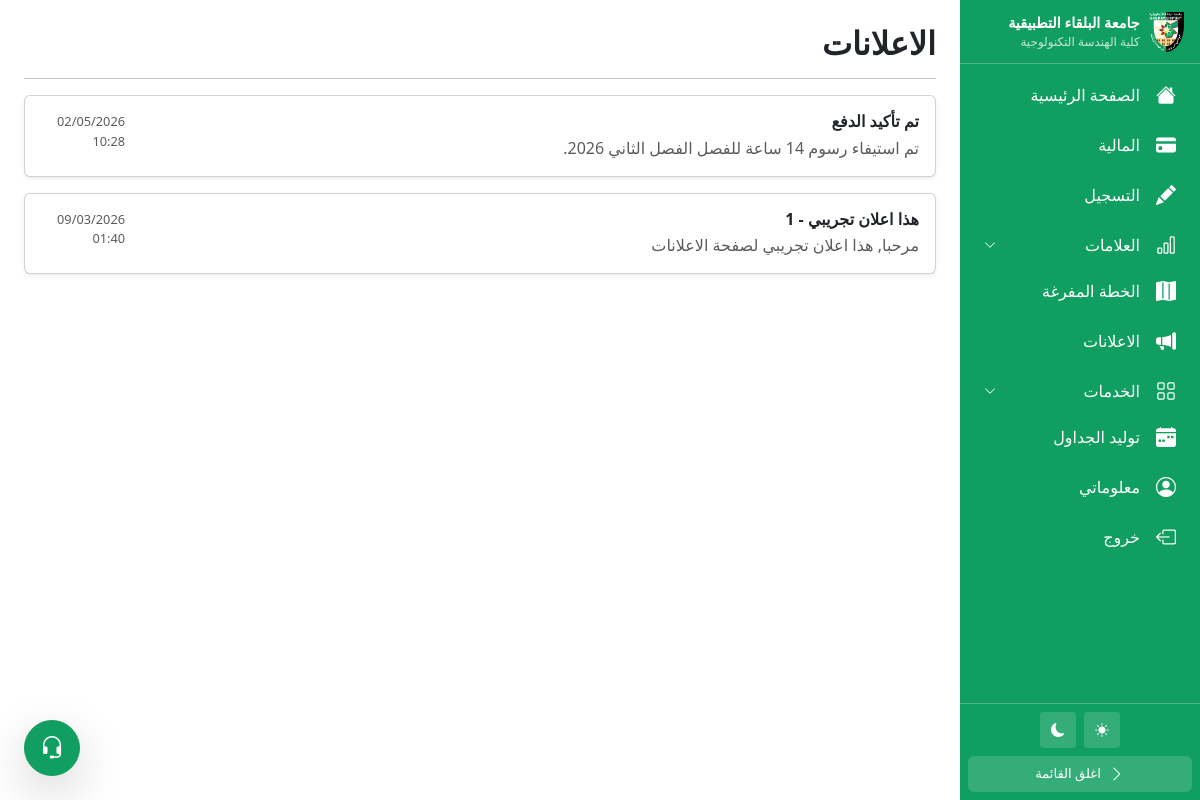
/students/announcements/ (signed in), run on the app's committed database.
### apps/announcements/models.py (models this page shows, shortened)
class Announcement(models.Model):
    TRIGGER_TYPES = [
        ('payment_confirmed', 'تأكيد الدفع'),
        ('grades_released', 'إصدار العلامات'),
        ('registration_opened', 'فتح التسجيل'),
        ('custom', 'رسالة مخصصة'),
    ]
    title = models.CharField(max_length=100)
    body = models.TextField()
    trigger_type = models.CharField(max_length=30, choices=TRIGGER_TYPES)
    created_at = models.DateTimeField(auto_now_add=True)
    created_by = models.ForeignKey(
        'accounts.User',
        on_delete=models.PROTECT,
        related_name='announcements_created',
        null=True, blank=True  # null for system-generated
    )
    student = models.ForeignKey(
        Student,
        on_delete=models.CASCADE,
        related_name='announcements',
        null=True, blank=True
    )
    class Meta:
        ordering = ['-created_at']

### apps/students/views.py (the view)
# urls.py: path('announcements/', views.announcements, name='announcements'),
@student_required
def announcements(request):
    student = request.user.student_profile
    last_seen = student.announcements_last_seen
    student_announcements = Announcement.objects.filter(
        db_models.Q(student=student) | db_models.Q(student__isnull=True)
    ).order_by('-created_at')
    student.announcements_last_seen = timezone.now()
    student.save(update_fields=['announcements_last_seen'])
    context = {
        'announcements': student_announcements,
        'last_seen': last_seen,
    }
    return render(request, 'students/announcements.html', context)

### apps/students/context_processors.py (called while the page is built)
def announcement_count(request):
    if not request.user.is_authenticated:
        return {}
    if not hasattr(request.user, 'student_profile'):
        return {}
    student = request.user.student_profile
    last_seen = student.announcements_last_seen
    from apps.announcements.models import Announcement
    query = Q(student=student) | Q(student__isnull=True)
    if last_seen:
        query &= Q(created_at__gt=last_seen)
    count = Announcement.objects.filter(query).count()
    return {'unseen_announcements': count}

### apps/students/views.py (called while the page is built)
def student_required(view_func):
    @wraps(view_func)
    def wrapper(request, *args, **kwargs):
        if not request.user.is_authenticated or not request.session.get('is_student_portal'):
            return redirect('apps.students:login')
        if request.user.role != 'student':
            messages.error(request, 'Access denied.')
            return redirect('apps.students:login')
        return view_func(request, *args, **kwargs)
    return wrapper

### apps/students/templates/students/announcements.html (shortened to what this page needs)
{% extends 'base.html' %}
{% block content %}
    {% include 'students/includes/sidebar.html' %}
    <div id="main-content">
        <div class="container-fluid p-3 p-md-4">
            <div class="d-flex align-items-center gap-2 mb-3">
                <h2 class="mb-0 fw-bold me-md-0 me-2">الاعلانات</h2>
            </div>
            <hr>
            {% if announcements %}
                {% for announcement in announcements %}
                    <div class="card shadow-sm mb-3
                        {% if last_seen is None or announcement.created_at > last_seen %}border-start border-primary border-3{% endif %}">
                        <div class="card-body">
                            <div class="d-flex justify-content-between align-items-start">
                                <div>
                                    <h6 class="fw-bold mb-1">{{ announcement.title }}</h6>
                                    <p class="mb-0 text-muted">{{ announcement.body }}</p>
                                </div>
                                <div class="text-muted text-nowrap ms-3" style="font-size:.8rem;">
                                    {{ announcement.created_at|date:"d/m/Y" }}
                                    <br>
                                    {{ announcement.created_at|time:"H:i" }}
                                </div>
                            </div>
                        </div>
                    </div>
                {% endfor %}
            {% else %}
                <div class="card border-0 shadow-sm p-5 text-center text-muted">
                    <i class="bi bi-bell-slash fs-1 d-block mb-3"></i>
                    لا توجد إشعارات
                </div>
            {% endif %}
        </div>
    </div>
{% endblock %}

### data on the page
Announcement: title "تم تأكيد الدفع", body "تم استيفاء رسوم 14 ساعة للفصل الفصل الثاني 2026.", created_at "02/05/2026", created_at "10:28"
Announcement: title "هذا اعلان تجريبي - 1", body "مرحبا, هذا اعلان تجريبي لصفحة الاعلانات", created_at "09/03/2026", created_at "01:40"
